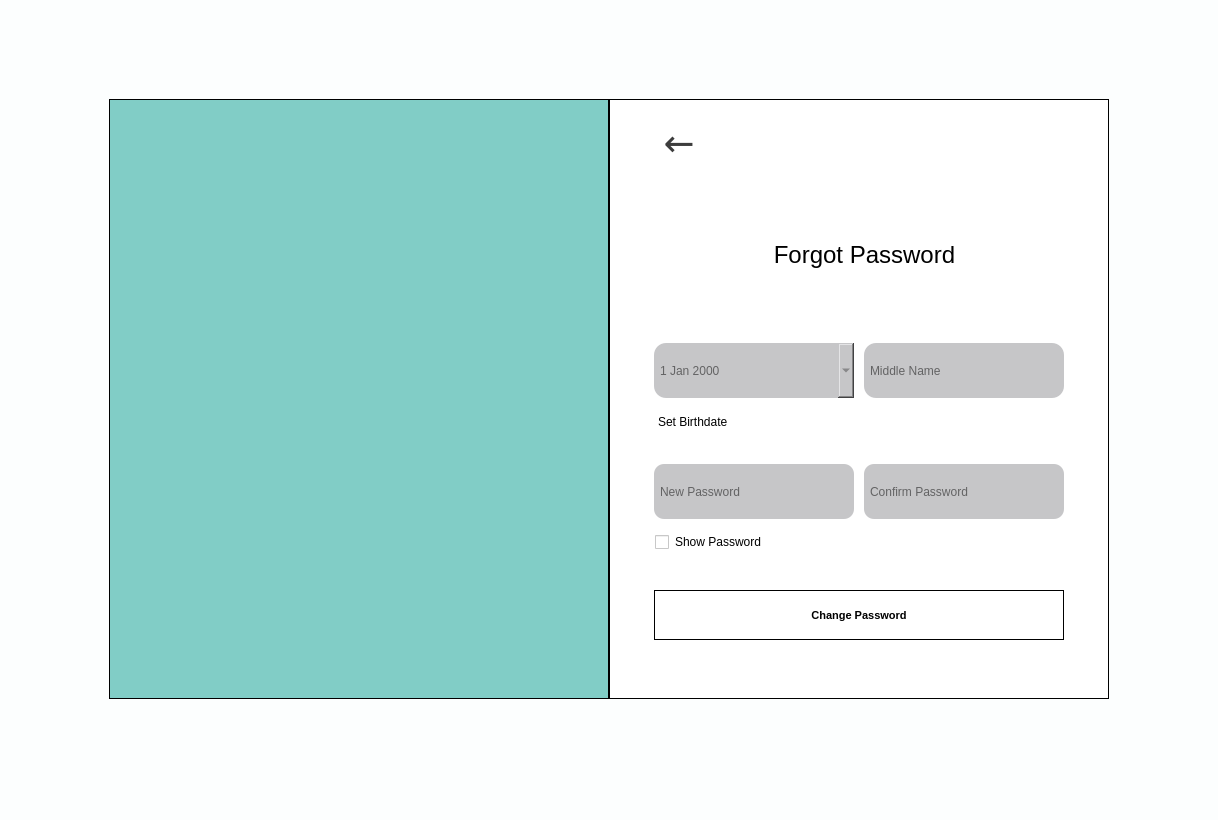
<?xml version="1.0" encoding="UTF-8"?>
<ui version="4.0">
 <class>forgotPassword</class>
 <widget class="QMainWindow" name="forgotPassword">
  <property name="geometry">
   <rect>
    <x>0</x>
    <y>0</y>
    <width>1218</width>
    <height>820</height>
   </rect>
  </property>
  <property name="windowTitle">
   <string>forgotPassword</string>
  </property>
  <property name="styleSheet">
   <string notr="true">background-color: #FCFEFE;</string>
  </property>
  <property name="animated">
   <bool>true</bool>
  </property>
  <property name="documentMode">
   <bool>false</bool>
  </property>
  <widget class="QWidget" name="centralwidget">
   <property name="layoutDirection">
    <enum>Qt::LeftToRight</enum>
   </property>
   <layout class="QGridLayout" name="gridLayout_4">
    <item row="0" column="0">
     <layout class="QGridLayout" name="gridLayout_3">
      <property name="horizontalSpacing">
       <number>0</number>
      </property>
      <item row="0" column="0">
       <widget class="QWidget" name="widget_2" native="true">
        <property name="minimumSize">
         <size>
          <width>200</width>
          <height>0</height>
         </size>
        </property>
        <property name="maximumSize">
         <size>
          <width>500</width>
          <height>600</height>
         </size>
        </property>
        <property name="styleSheet">
         <string notr="true">QWidget {
    background-color: #81cdc6;
 border-style: solid;
    border-color: black;
    border-width: 1px;

}</string>
        </property>
        <layout class="QGridLayout" name="gridLayout">
         <property name="rightMargin">
          <number>9</number>
         </property>
         <item row="0" column="0">
          <widget class="QLabel" name="logo">
           <property name="minimumSize">
            <size>
             <width>420</width>
             <height>50</height>
            </size>
           </property>
           <property name="maximumSize">
            <size>
             <width>450</width>
             <height>290</height>
            </size>
           </property>
           <property name="styleSheet">
            <string notr="true">image: url(:/images/received_836614531712349.png);

border:none;</string>
           </property>
           <property name="frameShape">
            <enum>QFrame::NoFrame</enum>
           </property>
           <property name="frameShadow">
            <enum>QFrame::Plain</enum>
           </property>
           <property name="text">
            <string/>
           </property>
           <property name="scaledContents">
            <bool>true</bool>
           </property>
           <property name="margin">
            <number>0</number>
           </property>
          </widget>
         </item>
        </layout>
       </widget>
      </item>
      <item row="0" column="1">
       <widget class="QWidget" name="whiteContainer" native="true">
        <property name="minimumSize">
         <size>
          <width>200</width>
          <height>0</height>
         </size>
        </property>
        <property name="maximumSize">
         <size>
          <width>500</width>
          <height>600</height>
         </size>
        </property>
        <property name="layoutDirection">
         <enum>Qt::LeftToRight</enum>
        </property>
        <property name="autoFillBackground">
         <bool>false</bool>
        </property>
        <property name="styleSheet">
         <string notr="true">QWidget {
    background-color: #fff;
 border-style: solid;
    border-color: black;
    border-width: 1px;
}</string>
        </property>
        <property name="inputMethodHints">
         <set>Qt::ImhNone</set>
        </property>
        <layout class="QGridLayout" name="gridLayout_2">
         <property name="leftMargin">
          <number>45</number>
         </property>
         <property name="topMargin">
          <number>10</number>
         </property>
         <property name="rightMargin">
          <number>45</number>
         </property>
         <property name="bottomMargin">
          <number>50</number>
         </property>
         <item row="7" column="0">
          <layout class="QHBoxLayout" name="horizontalLayout">
           <property name="spacing">
            <number>10</number>
           </property>
           <item>
            <widget class="QLineEdit" name="newPassword_input">
             <property name="minimumSize">
              <size>
               <width>150</width>
               <height>55</height>
              </size>
             </property>
             <property name="maximumSize">
              <size>
               <width>500</width>
               <height>55</height>
              </size>
             </property>
             <property name="font">
              <font>
               <family>Segoe UI</family>
              </font>
             </property>
             <property name="styleSheet">
              <string notr="true">
QLineEdit {
  background-color: #c6c6c8;
  padding:4px;
  border: none;
border-radius:10px;

  position: relative;
  z-index: 0; /* We force a stacking context */
}

QLineEdit::before {
  content: &quot;&quot;;
  position: absolute;
  z-index: -2;
  inset: -5px;
  transform: translate(10px, 8px);
  background: qlineargradient(x1:0, y1:0, x2:1, y2:0, stop: 0 rgb(198,198,200), stop: 1 rgb(204,204,206));
  filter: blur(10px);
}

QLineEdit::after {
  content: &quot;&quot;;
  position: absolute;
  z-index: -1;
  inset: 0;
  background: inherit;
  border: inherit;
  box-shadow: inherit;
}</string>
             </property>
             <property name="text">
              <string/>
             </property>
             <property name="frame">
              <bool>true</bool>
             </property>
             <property name="echoMode">
              <enum>QLineEdit::Password</enum>
             </property>
             <property name="placeholderText">
              <string>New Password</string>
             </property>
            </widget>
           </item>
           <item>
            <widget class="QLineEdit" name="confirmPassword_input">
             <property name="minimumSize">
              <size>
               <width>150</width>
               <height>55</height>
              </size>
             </property>
             <property name="maximumSize">
              <size>
               <width>500</width>
               <height>55</height>
              </size>
             </property>
             <property name="font">
              <font>
               <family>Segoe UI</family>
              </font>
             </property>
             <property name="styleSheet">
              <string notr="true">
QLineEdit {
  background-color: #c6c6c8;
  padding:4px;
  border: none;
border-radius:10px;

  position: relative;
  z-index: 0; /* We force a stacking context */
}

QLineEdit::before {
  content: &quot;&quot;;
  position: absolute;
  z-index: -2;
  inset: -5px;
  transform: translate(10px, 8px);
  background: qlineargradient(x1:0, y1:0, x2:1, y2:0, stop: 0 rgb(198,198,200), stop: 1 rgb(204,204,206));
  filter: blur(10px);
}

QLineEdit::after {
  content: &quot;&quot;;
  position: absolute;
  z-index: -1;
  inset: 0;
  background: inherit;
  border: inherit;
  box-shadow: inherit;
}</string>
             </property>
             <property name="text">
              <string/>
             </property>
             <property name="frame">
              <bool>true</bool>
             </property>
             <property name="echoMode">
              <enum>QLineEdit::Password</enum>
             </property>
             <property name="placeholderText">
              <string>Confirm Password</string>
             </property>
            </widget>
           </item>
          </layout>
         </item>
         <item row="9" column="0">
          <spacer name="verticalSpacer_2">
           <property name="orientation">
            <enum>Qt::Vertical</enum>
           </property>
           <property name="sizeType">
            <enum>QSizePolicy::Fixed</enum>
           </property>
           <property name="sizeHint" stdset="0">
            <size>
             <width>20</width>
             <height>25</height>
            </size>
           </property>
          </spacer>
         </item>
         <item row="10" column="0">
          <widget class="QPushButton" name="changePassword_button">
           <property name="minimumSize">
            <size>
             <width>150</width>
             <height>50</height>
            </size>
           </property>
           <property name="maximumSize">
            <size>
             <width>500</width>
             <height>16777215</height>
            </size>
           </property>
           <property name="font">
            <font>
             <family>Segoe UI</family>
             <pointsize>8</pointsize>
             <weight>75</weight>
             <bold>true</bold>
             <strikeout>false</strikeout>
            </font>
           </property>
           <property name="mouseTracking">
            <bool>true</bool>
           </property>
           <property name="tabletTracking">
            <bool>true</bool>
           </property>
           <property name="styleSheet">
            <string notr="true">QPushButton {
 background-color: #10cc94;
border-radius:12px;
color:#fff;
}
QPushButton#quit_button {
   background-color: green;
}
QPushButton::pressed {
background-color: #fff;
}
QpushButton{
border: 2px solid #555;
    border-radius: 20px;
    border-style: outset;
border-width:200px;
    
}
QPushButton:hover {
   background-color: #0a9c73;
   transition: background-color 0.5s cubic-bezier(0.4, 0, 0.2, 1);
}

border:none;
</string>
           </property>
           <property name="text">
            <string>Change Password</string>
           </property>
          </widget>
         </item>
         <item row="5" column="0">
          <widget class="QLabel" name="setBirthdate_label">
           <property name="sizePolicy">
            <sizepolicy hsizetype="Expanding" vsizetype="Fixed">
             <horstretch>0</horstretch>
             <verstretch>0</verstretch>
            </sizepolicy>
           </property>
           <property name="minimumSize">
            <size>
             <width>150</width>
             <height>0</height>
            </size>
           </property>
           <property name="maximumSize">
            <size>
             <width>500</width>
             <height>20</height>
            </size>
           </property>
           <property name="font">
            <font>
             <family>Segoe UI</family>
            </font>
           </property>
           <property name="mouseTracking">
            <bool>true</bool>
           </property>
           <property name="styleSheet">
            <string notr="true">QLabel {
  background-color: #fff;
  padding: 4px;
  border: none;
  border-radius: 12px; /* Adjusted border-radius */
  position: relative;
  z-index: 0; /* We force a stacking context */
  color: black;
}
</string>
           </property>
           <property name="lineWidth">
            <number>0</number>
           </property>
           <property name="text">
            <string>Set Birthdate</string>
           </property>
           <property name="alignment">
            <set>Qt::AlignLeading|Qt::AlignLeft|Qt::AlignTop</set>
           </property>
           <property name="indent">
            <number>0</number>
           </property>
          </widget>
         </item>
         <item row="1" column="0">
          <widget class="QLabel" name="Title">
           <property name="minimumSize">
            <size>
             <width>0</width>
             <height>10</height>
            </size>
           </property>
           <property name="maximumSize">
            <size>
             <width>16777215</width>
             <height>150</height>
            </size>
           </property>
           <property name="font">
            <font>
             <family>Segoe UI</family>
             <pointsize>18</pointsize>
             <weight>50</weight>
             <bold>false</bold>
            </font>
           </property>
           <property name="styleSheet">
            <string notr="true">border:none;</string>
           </property>
           <property name="text">
            <string>                  Forgot Password</string>
           </property>
          </widget>
         </item>
         <item row="8" column="0">
          <widget class="QCheckBox" name="show_password_checkbox">
           <property name="minimumSize">
            <size>
             <width>150</width>
             <height>0</height>
            </size>
           </property>
           <property name="maximumSize">
            <size>
             <width>500</width>
             <height>20</height>
            </size>
           </property>
           <property name="font">
            <font>
             <family>Segoe UI</family>
            </font>
           </property>
           <property name="layoutDirection">
            <enum>Qt::LeftToRight</enum>
           </property>
           <property name="styleSheet">
            <string notr="true">border-color:white;
</string>
           </property>
           <property name="text">
            <string>Show Password</string>
           </property>
          </widget>
         </item>
         <item row="0" column="0">
          <widget class="QPushButton" name="back_Button">
           <property name="minimumSize">
            <size>
             <width>0</width>
             <height>0</height>
            </size>
           </property>
           <property name="maximumSize">
            <size>
             <width>50</width>
             <height>16777215</height>
            </size>
           </property>
           <property name="font">
            <font>
             <family>Malgun Gothic</family>
             <pointsize>28</pointsize>
             <weight>50</weight>
             <bold>false</bold>
            </font>
           </property>
           <property name="layoutDirection">
            <enum>Qt::LeftToRight</enum>
           </property>
           <property name="styleSheet">
            <string notr="true">QPushButton {
    background-color: transparent;
    border: none;
    color:#3d3d3d	;
    padding: 0;
}

QPushButton:hover {
    text-decoration: underline;
}

QPushButton:pressed {
    color: #265C42;
}
</string>
           </property>
           <property name="text">
            <string>←</string>
           </property>
           <property name="iconSize">
            <size>
             <width>16</width>
             <height>16</height>
            </size>
           </property>
           <property name="flat">
            <bool>true</bool>
           </property>
          </widget>
         </item>
         <item row="6" column="0">
          <spacer name="verticalSpacer">
           <property name="orientation">
            <enum>Qt::Vertical</enum>
           </property>
           <property name="sizeType">
            <enum>QSizePolicy::Fixed</enum>
           </property>
           <property name="sizeHint" stdset="0">
            <size>
             <width>20</width>
             <height>20</height>
            </size>
           </property>
          </spacer>
         </item>
         <item row="4" column="0">
          <layout class="QHBoxLayout" name="horizontalLayout_2">
           <property name="spacing">
            <number>10</number>
           </property>
           <item>
            <widget class="QDateEdit" name="birthdate_input">
             <property name="sizePolicy">
              <sizepolicy hsizetype="Expanding" vsizetype="Fixed">
               <horstretch>0</horstretch>
               <verstretch>0</verstretch>
              </sizepolicy>
             </property>
             <property name="minimumSize">
              <size>
               <width>150</width>
               <height>55</height>
              </size>
             </property>
             <property name="maximumSize">
              <size>
               <width>500</width>
               <height>55</height>
              </size>
             </property>
             <property name="font">
              <font>
               <family>Segoe UI</family>
              </font>
             </property>
             <property name="layoutDirection">
              <enum>Qt::LeftToRight</enum>
             </property>
             <property name="styleSheet">
              <string notr="true">
QDateEdit {
  background-color: #c6c6c8;
  padding: 4px;
  border: none;
border-radius:12px;
  position: relative;
  z-index: 0; /* We force a stacking context */
color:#636364;
}
</string>
             </property>
             <property name="alignment">
              <set>Qt::AlignLeading|Qt::AlignLeft|Qt::AlignVCenter</set>
             </property>
             <property name="buttonSymbols">
              <enum>QAbstractSpinBox::UpDownArrows</enum>
             </property>
             <property name="specialValueText">
              <string/>
             </property>
             <property name="calendarPopup">
              <bool>true</bool>
             </property>
            </widget>
           </item>
           <item>
            <widget class="QLineEdit" name="middleName_input">
             <property name="minimumSize">
              <size>
               <width>150</width>
               <height>55</height>
              </size>
             </property>
             <property name="maximumSize">
              <size>
               <width>500</width>
               <height>55</height>
              </size>
             </property>
             <property name="font">
              <font>
               <family>Segoe UI</family>
              </font>
             </property>
             <property name="styleSheet">
              <string notr="true">
QLineEdit {
  background-color: #c6c6c8;
  padding: 4px;
  border: none;
border-radius:12px;
  position: relative;
  z-index: 0; /* We force a stacking context */
}
</string>
             </property>
             <property name="text">
              <string/>
             </property>
             <property name="frame">
              <bool>true</bool>
             </property>
             <property name="echoMode">
              <enum>QLineEdit::Normal</enum>
             </property>
             <property name="placeholderText">
              <string>Middle Name</string>
             </property>
            </widget>
           </item>
          </layout>
         </item>
        </layout>
       </widget>
      </item>
     </layout>
    </item>
   </layout>
  </widget>
  <widget class="QStatusBar" name="statusbar"/>
 </widget>
 <resources>
  <include location="../staffRegistration/logo.qrc"/>
 </resources>
 <connections/>
</ui>
